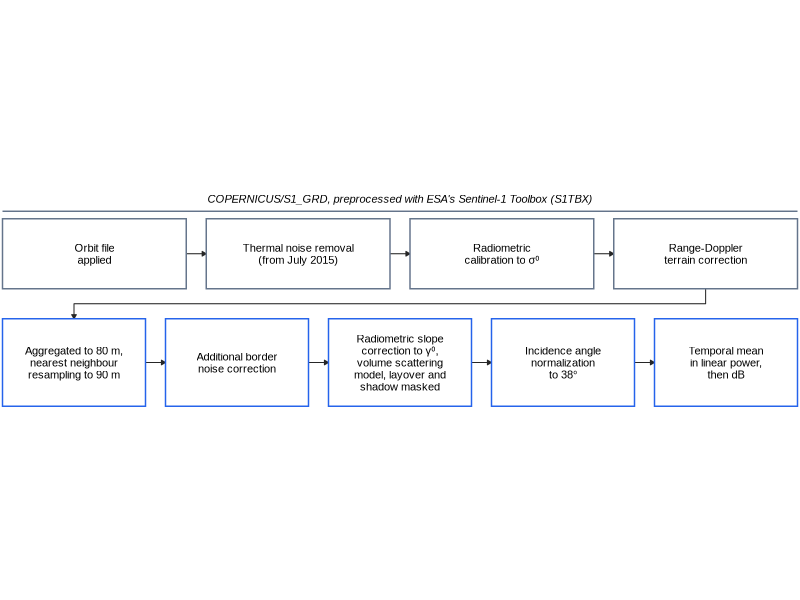

Recreate this plot in R.
## ---- chunk 1
#| label: supp-setup
#| echo: true
#| output: false
# The Forestry supplement of manuscript-forestry-new-2026-11-16.qmd; supplementary.qmd stays the supplement of the Journal of Applied Remote Sensing version.
library(ggplot2)
knitr::opts_knit$set(root.dir = here::here())  # paths from the repository root, as in the manuscript
## ---- chunk 2
#| label: fig-processing
#| echo: true
#| fig-cap: "Processing chain of each Sentinel-1 GRD scene, in the order applied, from the orbit file to the temporal mean backscatter."
#| fig-width: 6.299
#| fig-height: 1.870
#| dev: ragg_png
# Row 1 is the preprocessing of every COPERNICUS/S1_GRD scene with ESA's Sentinel-1 Toolbox (Vollrath et al. 2020, p. 3); row 2 is the
# processing of the manuscript's code in the order it was computed, the 90 m read first because the statewide chunk requests every step at
# 90 m. Terms checked against the literature in 05.tasks/session-4/flowchart-terms-sar.md.
who <- "COPERNICUS/S1_GRD, preprocessed with ESA's Sentinel-1 Toolbox (S1TBX)"  # labels row 1 only
st <- tibble::tibble(
  lab = c("Orbit file\napplied", "Thermal noise removal\n(from July 2015)", "Radiometric\ncalibration to σ⁰", "Range-Doppler\nterrain correction",
    "Aggregated to 80 m,\nnearest neighbour\nresampling to 90 m", "Additional border\nnoise correction", "Radiometric slope\ncorrection to γ⁰,\nvolume scattering\nmodel, layover and\nshadow masked",
    "Incidence angle\nnormalization\nto 38°", "Temporal mean\nin linear power,\nthen dB"),
  row = rep(1:2, c(4, 5))) |>
  dplyr::mutate(k = dplyr::row_number(), n = dplyr::n(), .by = row) |>
  dplyr::mutate(w = (15.9 - (n - 1) * 0.4) / n, x0 = 0.05 + (k - 1) * (w + 0.4), x1 = x0 + w, y0 = ifelse(row == 1, 2.95, 0.6), y1 = ifelse(row == 1, 4.35, 2.35),
    line = ifelse(row == 2, "#2563EB", "#64748B"))  # the blue of the radar and the slate of the benchmarks in Figure 2
gr <- dplyr::summarise(dplyr::filter(st, row == 1), x0 = min(x0), x1 = max(x1))  # the span of the toolbox steps
step <- dplyr::filter(st, k < n)  # the arrows inside each row
turn <- data.frame(x = c((st$x0[4] + st$x1[4]) / 2, (st$x0[4] + st$x1[4]) / 2, (st$x0[5] + st$x1[5]) / 2, (st$x0[5] + st$x1[5]) / 2), y = c(2.95, 2.65, 2.65, 2.35))  # row 1 into row 2
f <- 8 / .pt
ggplot() +
  geom_segment(data = step, aes(x = x1, xend = x1 + 0.4, y = (y0 + y1) / 2, yend = (y0 + y1) / 2), linewidth = 0.35, colour = "grey15", arrow = arrow(length = unit(1.2, "mm"), type = "closed")) +
  geom_path(data = turn, aes(x, y), linewidth = 0.35, colour = "grey15", arrow = arrow(length = unit(1.2, "mm"), type = "closed")) +
  geom_rect(data = st, aes(xmin = x0, xmax = x1, ymin = y0, ymax = y1, colour = I(line)), fill = "white", linewidth = 0.5) +
  geom_text(data = st, aes((x0 + x1) / 2, (y0 + y1) / 2, label = lab), size = f, lineheight = 0.9, family = "Arial") +
  annotate("segment", x = gr$x0, xend = gr$x1, y = 4.5, yend = 4.5, linewidth = 0.5, colour = "#64748B") +
  annotate("text", x = (gr$x0 + gr$x1) / 2, y = 4.75, label = who, size = f, fontface = "italic", family = "Arial") +
  coord_fixed(xlim = c(0, 16), ylim = c(0.35, 5.1), expand = FALSE) + theme_void(base_family = "Arial")
## ---- chunk 3
#| label: tbl-coverage
#| echo: true
#| tbl-cap: "Survey coverage and scores of the four survey regions. The Copper River basin was set apart from the test of the second hypothesis, because the survey flew over its cells in one or two of the nine years from 2016 to 2024. Years flown is the median count over the sampled cells of each class. AUC is the area under the curve for ranking dead above living, with Sentinel-2 red scored on the cells with a clear day."
# Read from the tables the manuscript's chunks save, so the supplement renders after the manuscript.
ra <- as.matrix(read.csv("03.outputs/statewide_regions.csv", row.names = 1)); sc <- as.matrix(read.csv("03.outputs/survey_coverage.csv", row.names = 1))
op <- as.matrix(read.csv("03.outputs/optical_regions.csv", row.names = 1)); nd <- as.matrix(read.csv("03.outputs/nidrm_comparison.csv", row.names = 1))
rg <- c(kenai = "Kenai Peninsula", matsu = "Matanuska-Susitna Borough", interior = "Interior", copper = "Copper River basin, set apart")
tb <- data.frame(Region = unname(rg), Dead = format(ra["dead", names(rg)], big.mark = "\u2009"), Living = format(ra["living", names(rg)], big.mark = "\u2009"),
  `Years flown, dead` = sprintf("%g", sc["years_flown_attacked", names(rg)]), `Years flown, living` = sprintf("%g", sc["years_flown_unattacked", names(rg)]),
  `AUC, VV` = sprintf("%.2f", ra["AUC_VV", names(rg)]), `AUC, red` = sprintf("%.2f", op["AUC_red", names(rg)]), `AUC, hazard map` = sprintf("%.2f", nd["AUC_loss", names(rg)]),
  check.names = FALSE)
ft <- flextable::flextable(tb) |> flextable::fontsize(size = 11, part = "all") |> flextable::align(align = "center", part = "header") |>
  flextable::align(j = 2:8, align = "right", part = "body") |> flextable::padding(padding.top = 1, padding.bottom = 1, part = "all")
flextable::set_table_properties(ft, layout = "autofit", width = 1)
